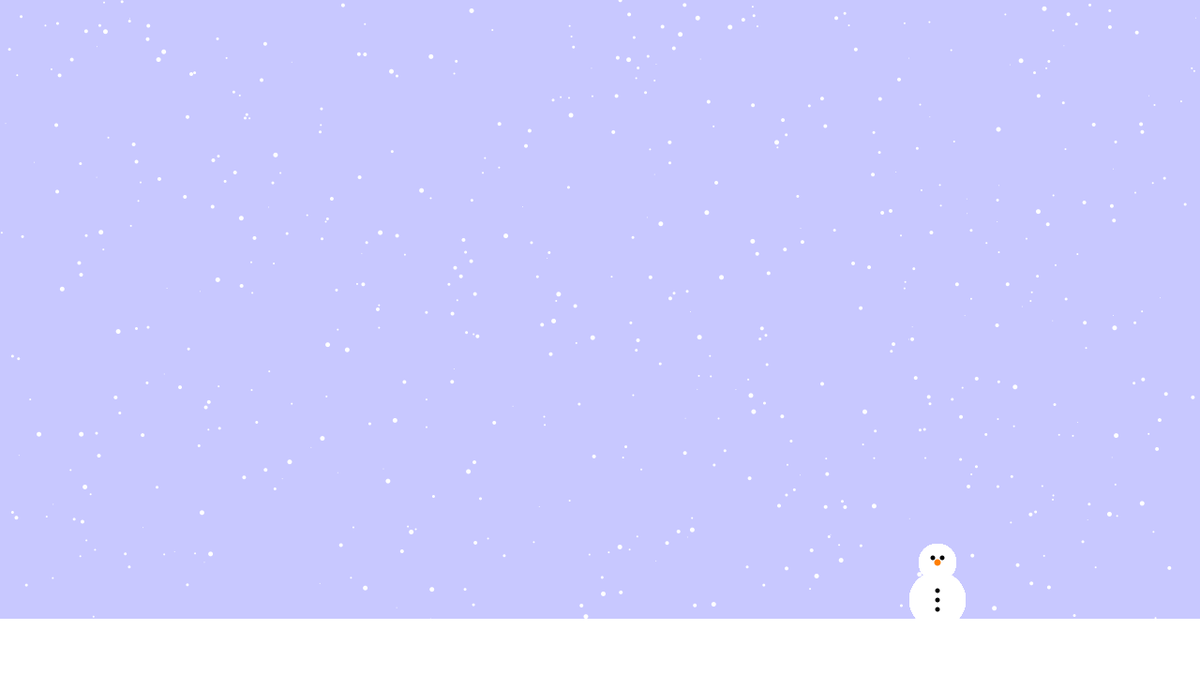
Frame 1 (no input)
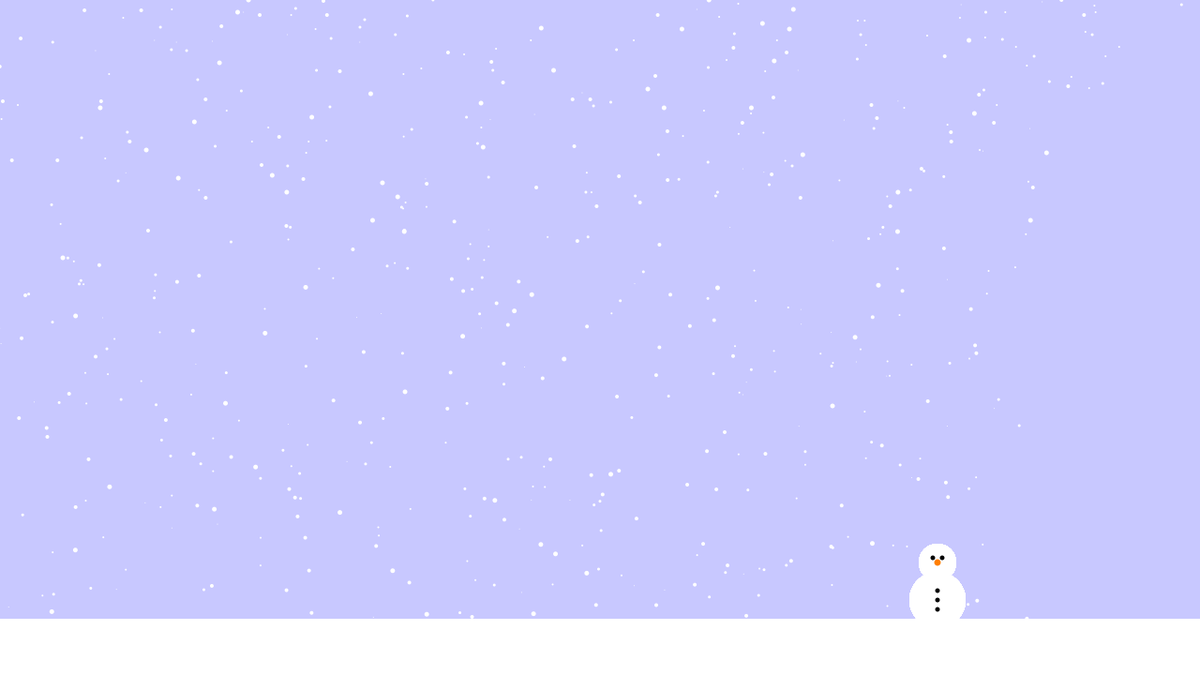
Frame 60 (the mouse pressed at the canvas centre just before this capture)
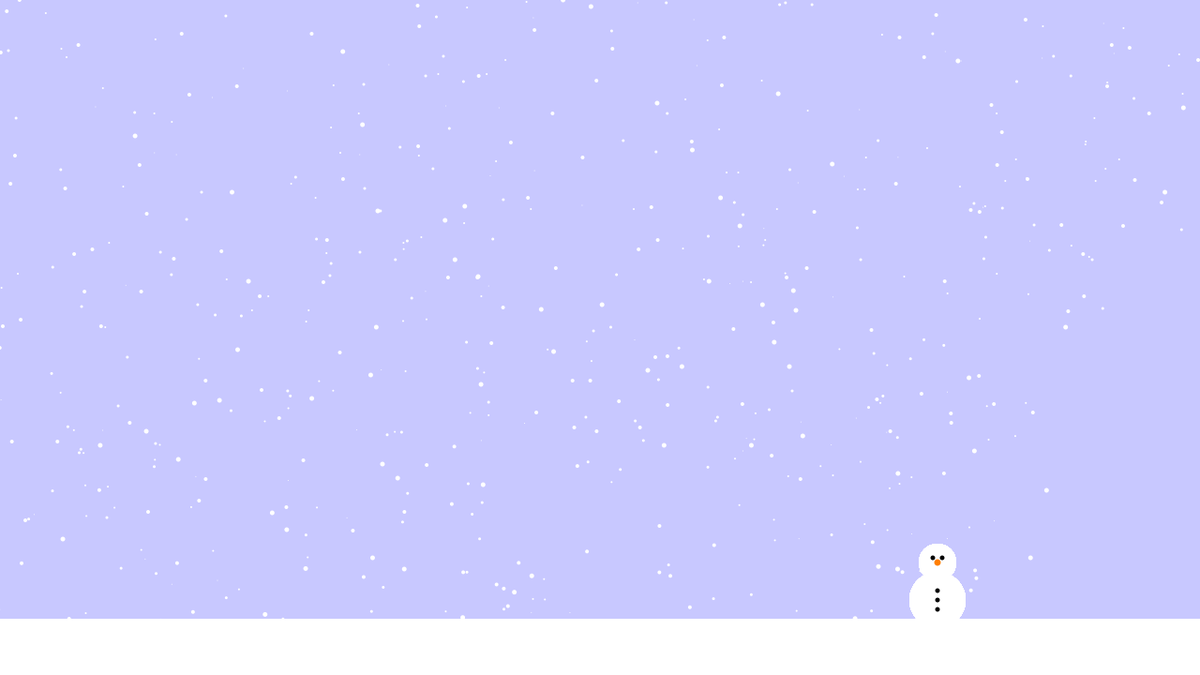
Frame 120 (the mouse held since frame 60 and released just before this capture)

The Processing sketch that drew these frames (run headless with seeded random() and noise(); from frame 60 on, the mouse is pressed at the canvas centre):

// Processing sketch: processing_168041
// ── processing_168041.pde

int quantity = 600;
float [] xPosition = new float[quantity];
float [] yPosition = new float[quantity];
int [] flakeSize = new int[quantity];
int [] direction = new int[quantity];
int minFlakeSize = 1;
int maxFlakeSize = 5;

void setup() {
  
  // Basic setup
  
  size(1280, 720);
  frameRate(30);
  noStroke();
  smooth();
  rectMode(CORNERS);
  
  //The for loop is to assign variables to the current i value
  
  for(int i = 0; i < quantity; i++) {
    flakeSize[i] = round(random(minFlakeSize, maxFlakeSize));
    xPosition[i] = random( 0, width);
    yPosition[i] = random(0, height);
    direction[i] = round(random(0, 1));
  }
  
}

void draw() {
  
  background(200, 200, 255);
  
  // This rect is the snow block
  
  rect(0, 660, 1280, 720);
  
  // The for loop that houses all of the movement among the snowflakes
  
  for(int i = 0; i < xPosition.length; i++) {
    
    // Change X based on mouse movement
    
    xPosition[i] = xPosition[i] +(mouseX-640)/200;
    
    // Draw the ellipse
    
    ellipse(xPosition[i], yPosition[i], flakeSize[i], flakeSize[i]);
    
    fill(255);
    ellipse(1000, 640, 60, 60);
    ellipse(1000, 600, 40, 40);
    fill(0);
    ellipse(1000, 650, 5, 5);
    ellipse(1000, 640, 5, 5);
    ellipse(1000, 630, 5, 5);
    ellipse(1005, 595, 5, 5);
    ellipse(995, 595, 5, 5);
    fill(255, 127, 0);
    ellipse(1000, 600, 7, 7);
    fill(255);
    /*
    Not sure what this is, doesn't prove to do anything with my alterations
    
    if(direction[i] == 0) {
      xPosition[i] += map(flakeSize[i], minFlakeSize, maxFlakeSize, .1, .5);
    } else {
      xPosition[i] -= map(flakeSize[i], minFlakeSize, maxFlakeSize, .1, .5);
    }
    */
    
    yPosition[i] += flakeSize[i] + direction[i]; 
    
    // If x pos is way off to the right, x pos is way off to the left, or if y pos is off the screen, then set the x position to anywhere and the y to the top.
    
    if(xPosition[i] > width + flakeSize[i] || xPosition[i] < -flakeSize[i] || yPosition[i] > height + flakeSize[i]) {
      xPosition[i] = random(0, width);
      yPosition[i] = -flakeSize[i];
    }
    
    
  }
  
}
